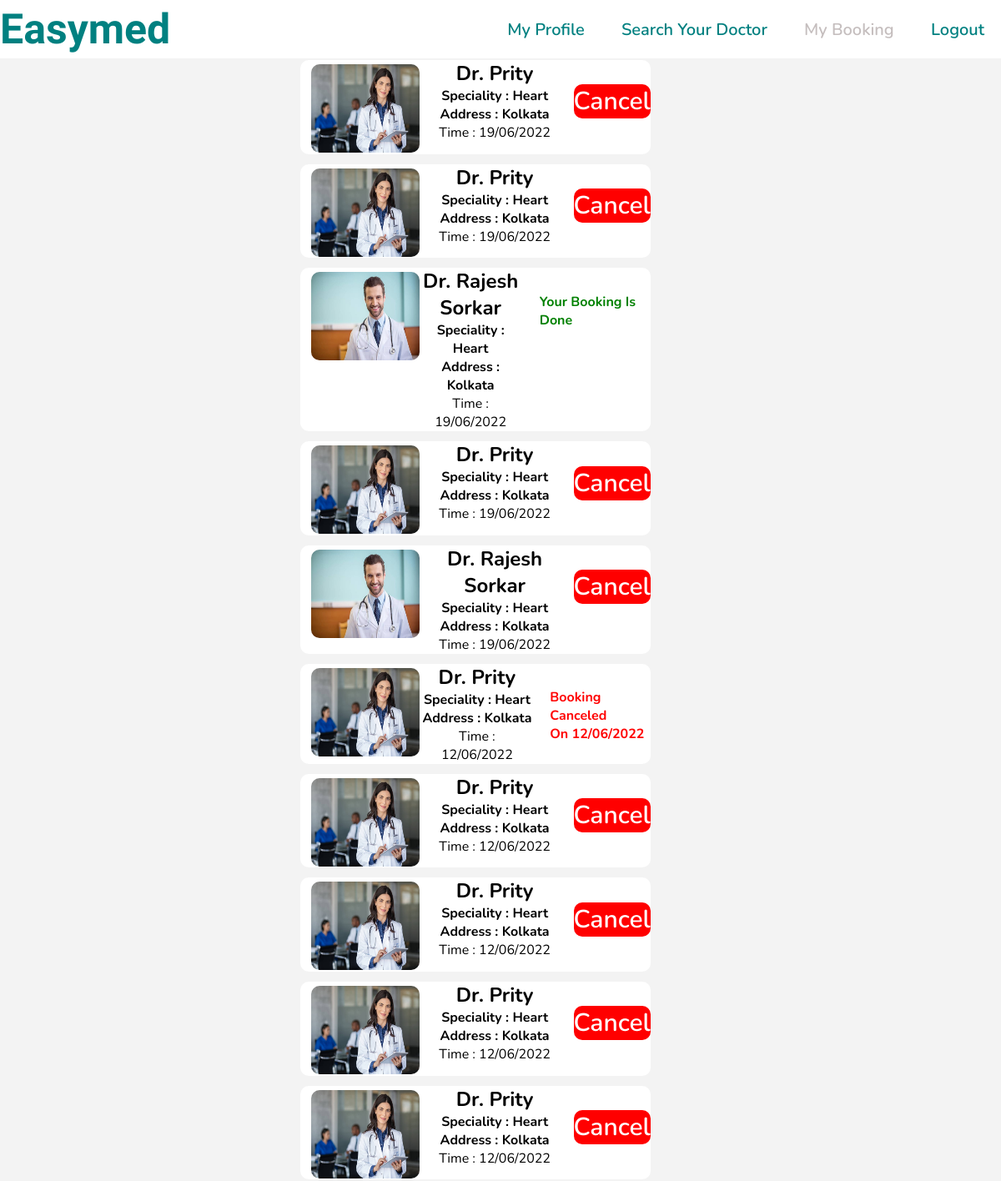
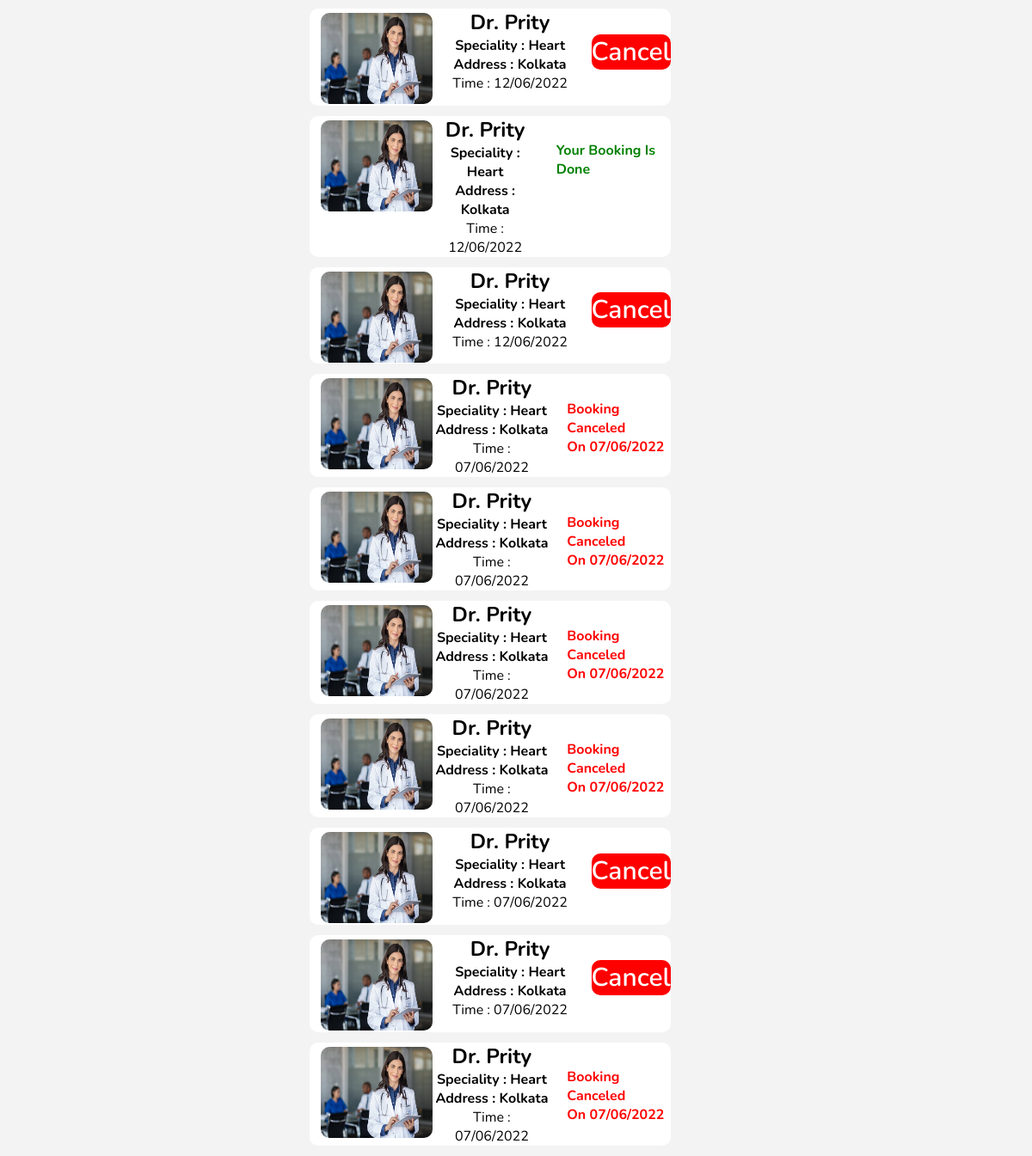
Screenshot of /customer/booking.php (signed in) with the database file from the repository (2 pictures, top to bottom).
### tables this page shows
CREATE TABLE `booking` (
  `sid` int(255) NOT NULL,
  `docpostid` varchar(255) NOT NULL,
  `doc_id` varchar(255) NOT NULL,
  `cust_id` varchar(255) NOT NULL,
  `bookingdate` varchar(255) NOT NULL,
  `status` varchar(255) NOT NULL DEFAULT '0',
  `canceldate` varchar(255) NOT NULL DEFAULT 'not cancelled'
);

CREATE TABLE `doctor` (
  `sid` int(255) NOT NULL,
  `name` varchar(255) NOT NULL,
  `number` varchar(255) NOT NULL,
  `email` varchar(255) NOT NULL,
  `cat` varchar(255) NOT NULL DEFAULT 'null',
  `city` varchar(255) NOT NULL,
  `about` varchar(255) NOT NULL DEFAULT 'null',
  `expe` varchar(255) NOT NULL DEFAULT 'null',
  `fees` varchar(255) NOT NULL DEFAULT 'null',
  `joining_date` varchar(255) NOT NULL
);

### customer/booking.php (the view, shortened to what this page needs)
<?php
include("../value/back.php");
?>
<!DOCTYPE html>
<html lang="en">
<head>
    <link rel="stylesheet" href="../css/nav.css">
    <link rel="stylesheet" href="booking.css">
</head>
<body>
<div class="navbar">
          <a href="../index.php">Easymed</a>
            <ul>
                <li><a href="index.php">My profile</a></li>
                <li><a href="search.php">Search your doctor</a></li>
                <li><a href="booking.php"><span style="color: rgb(197, 190, 190);">My booking</span></a></li>
                <li><a href="../log/logout.php">Logout</a></li>
            </ul>
</div>
<div class="body">
<?php
        $query="SELECT * FROM `booking` where cust_id='".$_SESSION['number']."' ORDER BY SID DESC";
        $data=mysqli_query($con,$query);
        $total=mysqli_num_rows($data);
        if($total!=0){
          while($result=mysqli_fetch_assoc($data)){
        $sid=$result['sid'];
        $doc=$result['doc_id'];
        $time=$result['bookingdate'];
        $date= $result['canceldate'];
        if (file_exists("../doctor/profilepic/" .$doc.".png"))
        {
          $pic="../doctor/profilepic/" .$doc.".png";
        }
        else
        {
          $pic="css/banner.jpg";
        }
?>
<div class="card">
    <div class="logo"> <img src="<?php echo $pic;?>" alt=""></div>
    <div class="info">
        <?php
            $query1="SELECT * FROM `doctor` WHERE number='$doc'";
            $data1=mysqli_query($con,$query1);
            $result1=mysqli_fetch_assoc($data1);
        ?>
        <h2>Dr. <?php echo $result1['name']; ?></h2>
        <h4>Speciality : <?php echo $result1['cat'];?></h4>
        <h4>Address : <?php echo $result1['city'];?></h4>
        <p>Time : <?php echo $time;?></p>
    </div>
    <div class="cancel">
    <?php
        $query2="SELECT status FROM `booking` WHERE cust_id='".$_SESSION['number']."' and sid='$sid'";
        $data2=mysqli_query($con,$query2);
        $result2=mysqli_fetch_assoc($data2);
        if($result2['status']==0){
            ?>
       <a href="cancel.php?num=<?php echo $sid?>" title="Click to cancel booking">cancel</a>
            <?php
        }else if($result2['status']==10)
        {
            echo "<h4 style='color:green;'>your booking is done</h4>";
        }
        else if($result2['status']==50)
        {
        ?>
          <h4 style='color:red;'>Booking canceled <br> on <?php echo $date; ?></h4>
        <?php
        }
        else{
            echo "<h4 style='color:red;'>Doctor rejected this</h4>";
        }
       ?>
    </div>
</div>
<?php
      }
    }else{
?>
<center><h1 style="color:red ;margin-top:5%;">You didnot book any doctor</h1></center><br><br>
<center><h2>Book your first doctor now</h2><a style="font-size:25px;color:green;" href="search.php">Book now</a></center>
<?php
    }
?>
</div>
</body>
</html>

### css/nav.css (style rules this page uses)
* { padding: 0%; margin: 0%; box-sizing: border-box; text-transform: capitalize; }
body { background-color: rgba(128, 128, 128, 0.095) !important; font-family: 'Nunito', sans-serif; }
a { text-decoration: none; }
.navbar { width:100%; margin: auto; padding: 3px 0; display: flex; align-items: center; justify-content: space-between; background-color: white; height: 70px; top: 0%; position: fixed; }
.navbar a { font-size: 50px; font-weight: 700; color: teal !important; cursor: pointer; text-decoration: none; font-family: 'Indie Flower', cursive; }
.navbar ul li { list-style: none; display: inline-block; margin: 0 20px; position: relative; }
.navbar ul li a { font-family: 'Nunito', sans-serif; text-decoration: none; color: white; font-size: 20px; font-weight: 600; }
.navbar ul li::after { content: ''; height: 3px; width: 0; background:teal!important; position: absolute; left: 0; bottom: -2px; transition: 0.5s; }

### customer/booking.css (style rules this page uses)
.body { margin-top: 6%; }
.card { text-transform: capitalize; display: flex; flex-direction: row; margin-left: 30%; margin-right: 20%; margin-top: 1%; margin-bottom: 1%; background-color: white; width: 35%; border-radius: 10px; }
.card .logo { margin-left: 3%; margin-bottom: 3%; height: 100px; width: 35%; align-items: center; }
.card .logo img { margin-top: 5px; height: 106px; width: 130px; border-radius: 10px; }
.card .info { width: 35%; text-align: center; }
.card .cancel { margin-top: 7%; margin-left: 5%; }
.card .cancel a { margin-top: 50%; text-align: right; font-size: 30px; background-color: red; border-radius: 10px; color: white !important; font-weight: 600; }

### rows the page displays
booking: doc (picture), doctor.name "Prity", doctor.cat "Heart", doctor.city "Kolkata", bookingdate "19/06/2022"
booking: doc (picture), doctor.name "Prity", doctor.cat "Heart", doctor.city "Kolkata", bookingdate "19/06/2022"
booking: doc (picture), doctor.name "Rajesh Sorkar", doctor.cat "Heart", doctor.city "Kolkata", bookingdate "19/06/2022", status "Your Booking Is Done"
booking: doc (picture), doctor.name "Prity", doctor.cat "Heart", doctor.city "Kolkata", bookingdate "19/06/2022"
booking: doc (picture), doctor.name "Rajesh Sorkar", doctor.cat "Heart", doctor.city "Kolkata", bookingdate "19/06/2022"
booking: doc (picture), doctor.name "Prity", doctor.cat "Heart", doctor.city "Kolkata", bookingdate "12/06/2022", canceldate "12/06/2022"
booking: doc (picture), doctor.name "Prity", doctor.cat "Heart", doctor.city "Kolkata", bookingdate "12/06/2022"
booking: doc (picture), doctor.name "Prity", doctor.cat "Heart", doctor.city "Kolkata", bookingdate "12/06/2022"
booking: doc (picture), doctor.name "Prity", doctor.cat "Heart", doctor.city "Kolkata", bookingdate "12/06/2022"
booking: doc (picture), doctor.name "Prity", doctor.cat "Heart", doctor.city "Kolkata", bookingdate "12/06/2022"
booking: doc (picture), doctor.name "Prity", doctor.cat "Heart", doctor.city "Kolkata", bookingdate "12/06/2022"
booking: doc (picture), doctor.name "Prity", doctor.cat "Heart", doctor.city "Kolkata", bookingdate "12/06/2022", status "Your Booking Is Done"
booking: doc (picture), doctor.name "Prity", doctor.cat "Heart", doctor.city "Kolkata", bookingdate "12/06/2022"
booking: doc (picture), doctor.name "Prity", doctor.cat "Heart", doctor.city "Kolkata", bookingdate "07/06/2022", canceldate "07/06/2022"
booking: doc (picture), doctor.name "Prity", doctor.cat "Heart", doctor.city "Kolkata", bookingdate "07/06/2022", canceldate "07/06/2022"
booking: doc (picture), doctor.name "Prity", doctor.cat "Heart", doctor.city "Kolkata", bookingdate "07/06/2022", canceldate "07/06/2022"
booking: doc (picture), doctor.name "Prity", doctor.cat "Heart", doctor.city "Kolkata", bookingdate "07/06/2022", canceldate "07/06/2022"
booking: doc (picture), doctor.name "Prity", doctor.cat "Heart", doctor.city "Kolkata", bookingdate "07/06/2022"
booking: doc (picture), doctor.name "Prity", doctor.cat "Heart", doctor.city "Kolkata", bookingdate "07/06/2022"
booking: doc (picture), doctor.name "Prity", doctor.cat "Heart", doctor.city "Kolkata", bookingdate "07/06/2022", canceldate "07/06/2022"
